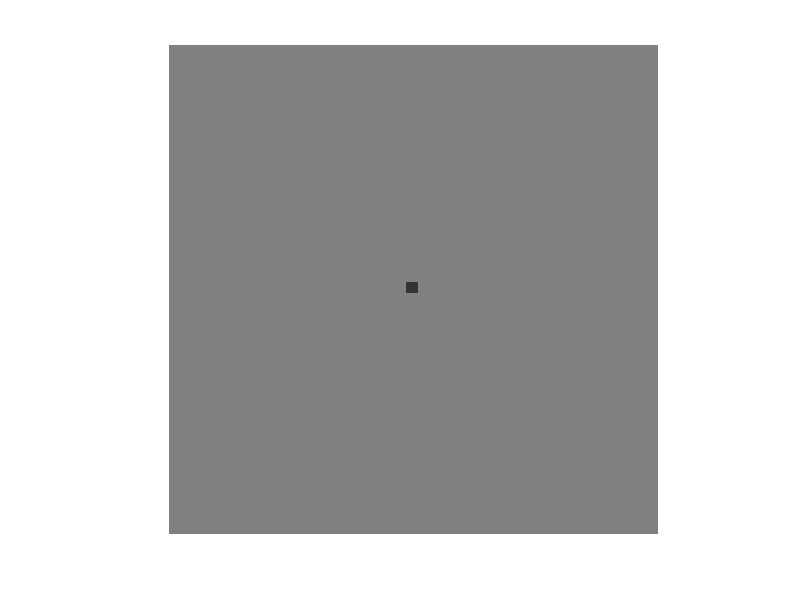

Source code (MATLAB): (Note: this script raises an error after producing the figure.)
% Demonstration of a brief psychophysical experiment using two-interval
% forced choice

X = [0:127]/127; f = 6;

s1 = sin(2*pi*f*X);
s1 = repmat(s1,128,1);
g =fspecial('gaussian',128,16); g= g/max(g(:));
s1 = s1.*g;
for ii=1:3, stim(:,:,ii) = s1; end

% Make a blank frame
blank = ones(128,128,3)*0.5;
MBlank = im2frame(blank);

fixation = blank;
fixation(63:65,63:65,:) = .2;

betweenTrial = blank;
betweenTrial(63:65,63:65,:) = .7;

nTrials = 15;
trialType = (rand(1,nTrials) > 0.5);
contrast = logspace(-2,-.6,10);
cLevel = contrast(round(rand(1,nTrials)*(length(contrast)-1)) + 1);

h = figure(1);
set(h,'Color',[.5 .5 .5]);
imshow(fixation);

clear M
M(1) = im2frame(fixation);
M = addToMovie(M,fixation,4);
for ii = 1:nTrials
    imshow(betweenTrial);  M = addToMovie(M,betweenTrial,15);
    pause(1.5);
    switch trialType(ii)
        case 0
            imshow(fixation);  M = addToMovie(M,fixation,5);
            beep; pause(0.3)
            imshow(blank);     M = addToMovie(M,blank,10);
            pause(1)
            imshow(fixation);  M = addToMovie(M,fixation,5);
            beep; pause(0.3)
            img = (stim*cLevel(ii)/2) + .5;
            imshow(img); M = addToMovie(M,img,10);
            pause(1)
        case 1
            imshow(fixation); M = addToMovie(M,fixation,5);
            beep; pause(0.3)
            img = (stim*cLevel(ii)/2) + .5;
            imshow(img); M = addToMovie(M,img,10);
            pause(1)
            imshow(fixation);  M = addToMovie(M,fixation,5);
            beep; pause(0.3)
            imshow(blank); M = addToMovie(M,blank,10);
            pause(1)
    end
end
imshow(betweenTrial);  M = addToMovie(M,betweenTrial,15);
movie2avi(M,'grating2IFC.avi','fps',8,'compression','None');

% movie(M,1,8)


